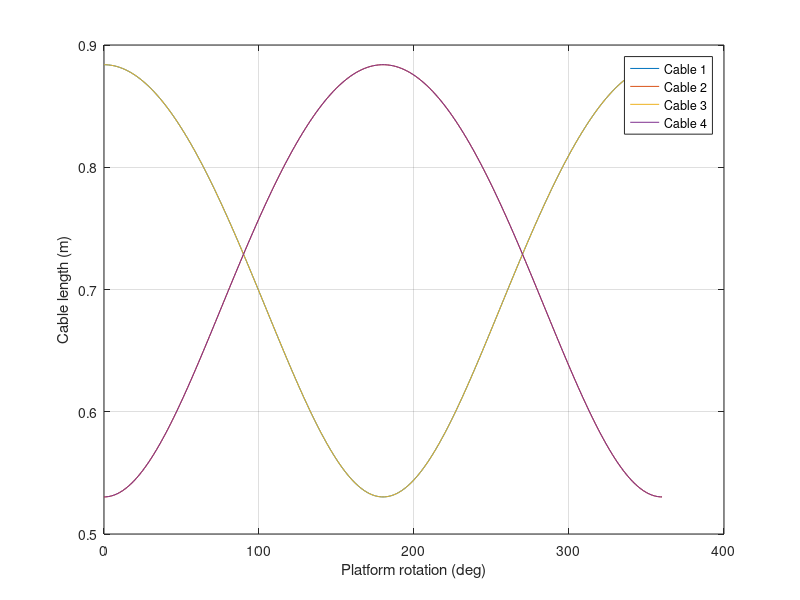

Recreate this plot in MATLAB.
clear;
clc;

% =================
% platform 
% =================

% platform = [0.5, 0.5]; 这是两列一行
P = [0.5; 0.5]; % 这是一列两行
%矩阵相乘一定得保证列数相同 

% =================
% platform 
% =================

%将0-360°一行数据变成一列数据
theta_deg = (0: 360)';
theta = deg2rad(theta_deg);

% =================
% attachment points
% =================

% attachment point in local coordinate
r = [
    -0.125, -0.125;
    0.125, -0.125;
    0.125, 0.125;
    -0.125, 0.125
    ];

% =================
% cable
% =================
% A means anchor 

A = [
    1.0, 1.0;
    1.0, 0.0;
    0.0, 0.0;
    0.0, 1.0
    ];

% =================
% platform 
% =================

B = zeros(length(theta), 4, 2);
L = zeros(length(theta), 4, 1);

% =========================
% Calculate
% =========================


% for循环计算
for i = 1:length(theta)

    % 1.rotation matrix 
    R = [cos(theta(i)), -sin(theta(i));
        sin(theta(i)), cos(theta(i))];

    % 2.Transform local -> world
    %这里需要转置矩阵 保证行数相同才能进行运算
    %矩阵乘法要求第一个矩阵的列数等于第二个矩阵的行数
    % B(i, 4, 2) = (R * r')' + P'; 这里表示第i行 第4列 第二页中的一个元素
    B (i, :, :) = (R * r')' + P'; % 这是一个三维矩阵 表示第i个角度下的坐标
    

    % 3.cable-vector、
    B_current = squeeze(B(i, :, :)); %把长度为1的维度去掉
    D = A - B_current;
    
    % 4.cable-length
    L(i, :) = sqrt(sum(D.^2, 2));
    % D.^2 dx1² dy1² dx2² dy2² ....
    % sum → dx1² + dy1²

    % =================
    % display
    % =================
    disp("the current angle is:");
    disp(theta(i));
    disp("the four cables length:");
    disp(L(i,:));
end

plot(theta_deg, L);
xlabel('Platform rotation (deg)');
ylabel('Cable length (m)');
legend('Cable 1','Cable 2','Cable 3','Cable 4');
grid on
